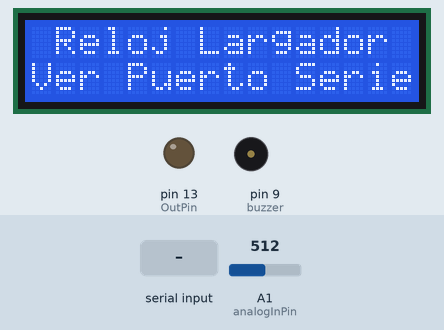
Simulated run of this sketch. Board: Arduino Uno, built with avr-gcc and run on an emulated ATmega328P. Shown: 16×2 character LCD, output pins drawn as LEDs (lit = HIGH), buzzer (waves = sounding). Inputs (shaded band) come from the test bench; at power-on: A1 (analogInPin) = 512. The local clock reads 2024-03-15 10:24:30 at power-on unless the sketch sets it; what the sketch prints to the serial monitor is not drawn.

Above: at 0.9 s.
1.0 s: "3\n" received over Serial
At 1.7 s:
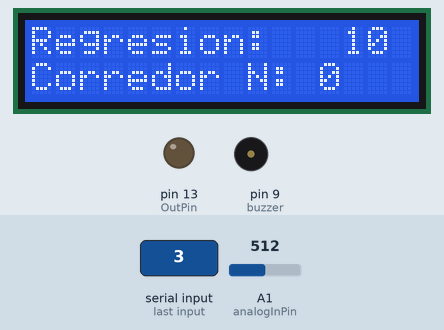
At 22.0 s:
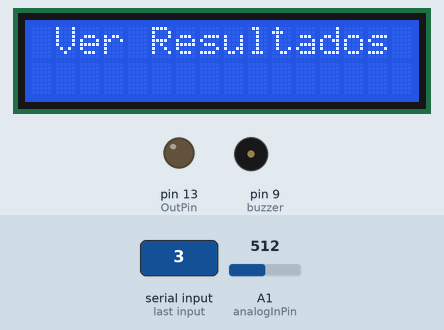
Timing chart, 0 to 22.4 s (numbered marks = the images above; inputs shaded):
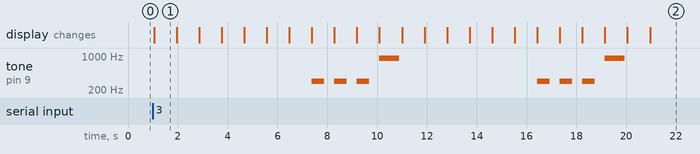

The sketch:

Proyecto_Main4.0__RTC_Boton.ino
```cpp
// C++ code
//
#include <ThreeWire.h>
#include <RtcDS1302.h>
#include <LiquidCrystal_I2C.h>

const int analogInPin = A1;
const int OutPin = 13;
int sensorValue = 0;

const int N=2;
#define boton A5
#define buzzer 9
int a[N];
void ImprimirArreglo();
void IngresarArreglo();
void Menu();
void ImprimirResultados();
int seconds = 10;
int k=0;

LiquidCrystal_I2C lcd_1(0x27, 16, 2);
ThreeWire myWire(4,5,2); // IO, SCLK, CE
RtcDS1302<ThreeWire> Rtc(myWire);

void setup()
{

  lcd_1.setBacklight(1);
  pinMode(buzzer, OUTPUT);
  pinMode(OutPin, OUTPUT);
  pinMode(analogInPin, INPUT);
  pinMode(boton, INPUT);
  Serial.begin(9600);
  Rtc.Begin();
  lcd_1.init();
  lcd_1.clear();
  lcd_1.print(" Reloj Largador");
  lcd_1.setCursor(0, 1);
  lcd_1.print("Ver Puerto Serie");
  Menu();
  //IngresarArreglo();
  //ImprimirArreglo();

  lcd_1.clear();
  lcd_1.print("Regresion: ");


}

void loop()
{
  if (k==N){
    int j=0;
    lcd_1.clear();
    lcd_1.print(" Ver Resultados");
    while(j!=N){
    sensorValue = analogRead(analogInPin);
    if(sensorValue > 900)
     {

       digitalWrite(OutPin, HIGH);
       Serial.print("Piloto Numero: ");Serial.print(a[j]);Serial.print(" Hora de llegada: ");
       RtcDateTime now = Rtc.GetDateTime();
       printDateTime(now);
       j++;
       delay(1000);
     }
    else
    {
      digitalWrite(OutPin, LOW);
    }
    }
    while(1){}
   }
  Serial.print("Piloto Numero: ");Serial.print(a[k]);Serial.print(" Hora de largada: ");
  RtcDateTime now = Rtc.GetDateTime();
  printDateTime(now);
  lcd_1.setCursor(0, 1);
  lcd_1.print("Corredor N: ");
  lcd_1.print(a[k]);
  lcd_1.setCursor(0, 0);
  for(int i=10; i>=0; i--){
  if (seconds>=10){
    lcd_1.setCursor(13, 0);
    lcd_1.print(seconds);
  }
  if (seconds<10){
    lcd_1.setCursor(13, 0);
    lcd_1.print(0);
    lcd_1.setCursor(14, 0);
    lcd_1.print(seconds);
  }

  delay(900);
  seconds--;

  if (seconds<=3){
  tone(buzzer, 300, 500);
}
  if (seconds==0){
  tone(buzzer, 900, 800);
  seconds=10;
}
  }
  k+=1;
}
void IngresarArreglo(){

  for(int i=0; i<N; i++){
    Serial.println("Introduce un numero: ");
   while(Serial.available()==0){};
    String str = Serial.readStringUntil('\n');
    a[i] = str.toInt();
  }
}

void ImprimirArreglo(){
  Serial.println("La lista es: ");
  for (int i=0; i<N; i++){
    Serial.println(a[i]);
  }
  Serial.println();
}

void Menu(){
  int i=0;
  do{
  Serial.println("\nBienvenido al menu\n1.Ingresar corredores\n2.Mostrar Lista\n3.Guardar\n");
  while(Serial.available()==0){;};
  String str = Serial.readStringUntil('\n');
  i = str.toInt();
  if (i==1){IngresarArreglo();}
  if (i==2){ImprimirArreglo();}
  if (i==3){Serial.println("Reloj listo para comenzar, Presione el boton rojo\n"); while(analogRead(boton)>1000){;}}
  } while(i!=3);
}

/*void ImprimirResultados(){
  Serial.println("\tResultados de la carrera\n\n");
  RtcDateTime now = Rtc.GetDateTime();
  printDateTime(now);

} */
#define countof(a) (sizeof(a) / sizeof(a[0]))
void printDateTime(const RtcDateTime& dt)
{
    char datestring[20];

    snprintf_P(datestring,
            countof(datestring),
            PSTR("%02u:%02u:%02u"),
            dt.Hour(),
            dt.Minute(),
            dt.Second() );
    Serial.println(datestring);
}
```

Measured:
- after the input at 1.0 s, tone on pin 9 (buzzer): plays 300 Hz for 0.50 s, 300 Hz for 0.50 s, 300 Hz for 0.50 s, 900 Hz for 0.80 s, 300 Hz for 0.50 s, 300 Hz for 0.50 s … (8 notes in this stretch), starting after 6.4 s; the display: changes after 0.05 s (image 1)
- what the display in image 1 shows lasts 0.9 s, from 1.1 s to 2.0 s
